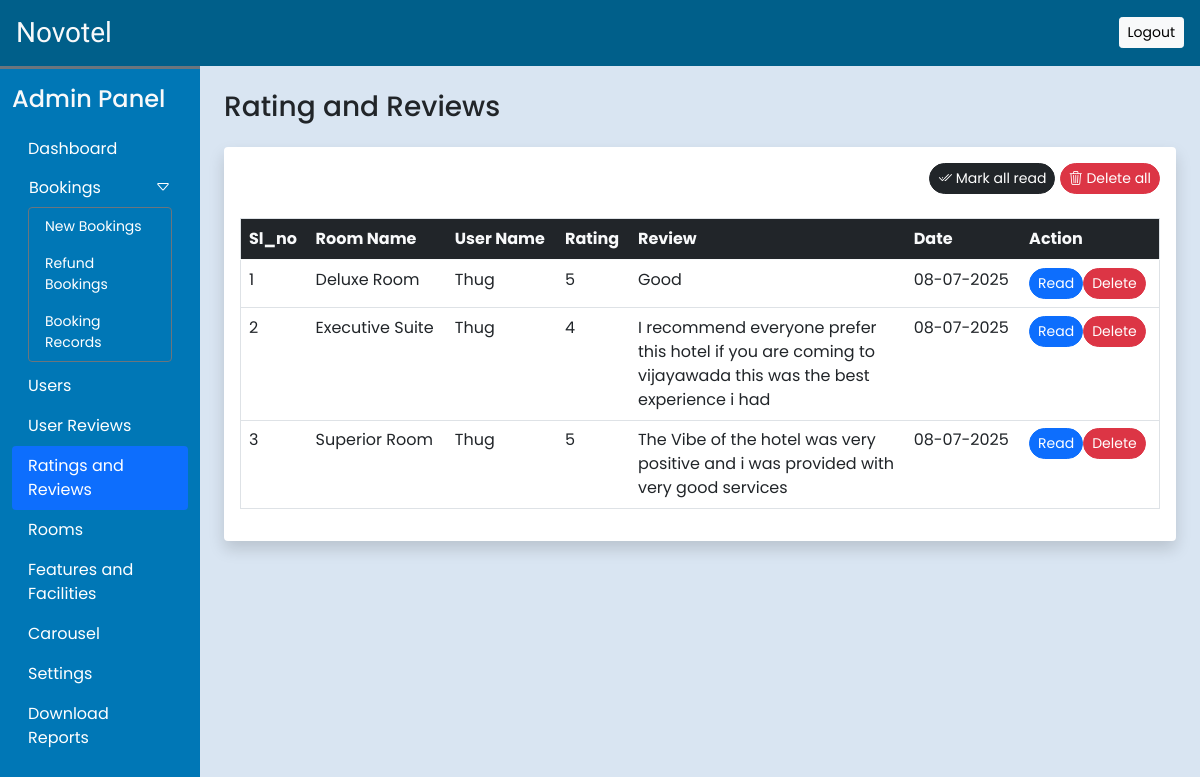
The app's page /admin/rate_review.php (signed in) with its own data.
### tables this page shows
CREATE TABLE `rating_review` (
  `sl_no` int(11) NOT NULL,
  `booking_id` int(11) NOT NULL,
  `room_id` int(11) NOT NULL,
  `user_id` int(11) NOT NULL,
  `rating` int(11) NOT NULL,
  `review` varchar(200) NOT NULL,
  `seen` int(11) NOT NULL DEFAULT 0,
  `date_and_time` datetime NOT NULL DEFAULT current_timestamp()
);

CREATE TABLE `rooms` (
  `id` int(11) NOT NULL,
  `name` varchar(150) NOT NULL,
  `area` int(11) NOT NULL,
  `price` int(11) NOT NULL,
  `quantity` int(11) NOT NULL,
  `adult` int(11) NOT NULL,
  `children` int(11) NOT NULL,
  `description` varchar(350) NOT NULL,
  `status` tinyint(4) NOT NULL DEFAULT 1,
  `removed` int(11) NOT NULL DEFAULT 0
);

CREATE TABLE `user_details` (
  `id` int(11) NOT NULL,
  `name` varchar(100) NOT NULL,
  `email` varchar(150) NOT NULL,
  `address` varchar(150) NOT NULL,
  `phone_num` varchar(50) NOT NULL,
  `pincode` int(11) NOT NULL,
  `dob` date NOT NULL,
  `password` varchar(200) NOT NULL,
  `is_verified` int(11) NOT NULL DEFAULT 0,
  `token` varchar(200) DEFAULT NULL,
  `t_expire` date DEFAULT NULL,
  `status` int(11) NOT NULL DEFAULT 1,
  `date_and_time` datetime NOT NULL DEFAULT current_timestamp(),
  `profile` varchar(255) NOT NULL
);

### admin/rate_review.php (the view, shortened to what this page needs)
<!DOCTYPE html>
<html lang="en">
<head>
    <?php require('admin_components/link.php')?>
</head>
<body class="bg-light">
<?php require('admin_components/header.php')?>
<div class="container-fluid" id="main-content">
    <div class="row">
        <div class="col-lg-10 ms-auto p-4 overflow-hidden">
            <h3 class="mb-4">Rating and Reviews</h3>
            <div class="card border-0 shadow mb-4">
                <div class="card-body">
                    <div class="text-end mb-4">
                        <a href="?seen=all" class="btn btn-dark rounded-pill shadow-none btn-sm"><i class="bi bi-check2-all"></i> Mark all read</a>
                        <a href="?del=all" class="btn btn-danger rounded-pill shadow-none btn-sm"><i class="bi bi-trash3"></i> Delete all</a>
                    </div>
                    <div class="table-responsive-md">
                        <table class="table table-hover border">
                            <thead >
                                <tr class="bg-dark text-light">
                                <th scope="col">Sl_no</th>
                                <th scope="col">Room Name</th>
                                <th scope="col">User Name</th>
                                <th scope="col">Rating</th>
                                <th scope="col" width="30%">Review</th>
                                <th scope="col">Date</th>
                                <th scope="col">Action</th>
                                </tr>
                            </thead>
                            <tbody>
                                <?php
                                    $q = "SELECT rr.*,ud.name AS uname,r.name AS rname FROM `rating_review` rr
                                     INNER JOIN `user_details` ud ON rr.user_id = ud.id
                                     INNER JOIN `rooms` r ON rr.room_id = r.id
                                     ORDER BY `sl_no` DESC ";
                                    $data = mysqli_query($con,$q);
                                    $i = 1;
                                    while($row = mysqli_fetch_assoc(($data))) {
                                        $date = date('d-m-Y',strtotime($row['date_and_time']));
                                        $seen = '';
                                        if($row['seen']!= 1) {
                                            $seen = "<a href='?seen=$row[sl_no]' class ='btn btn-sm rounded-pill btn-primary'>Read</a>";
                                        }
                                        $seen.="<a href='?del=$row[sl_no]' class ='btn btn-sm rounded-pill btn-danger'>Delete</a>";
                                        echo<<<query
                                            <tr>
                                                <td>$i</td>
                                                <td>$row[rname]</td>
                                                <td>$row[uname]</td>
                                                <td>$row[rating]</td>
                                                <td>$row[review]</td>
                                                <td>$date</td>
                                                <td>$seen</td>
                                            <tr>
                                        query;
                                        $i++;
                                    }
                                ?>
                            </tbody>
                        </table>
                    </div>
                </div>
            </div>
        </div>
    </div>
</div>
</body>
</html>

### admin/admin_css/common.css (style rules this page uses)
:root { --teal: rgb(91, 82, 220); --teal_hover:#279e8c; }
* { font-family: 'Poppins', sans-serif; }
.bg-light { background-color: #D9E5F2 !important; }

### records on screen
rating_review: room.name "Deluxe Room", user.name "Thug", rating "5", review "Good", date_and_time "08-07-2025"
rating_review: room.name "Executive Suite", user.name "Thug", rating "4", review "I recommend everyone prefer this hotel if you are coming to vijayawada this was the best experience i had", date_and_time "08-07-2025"
rating_review: room.name "Superior Room", user.name "Thug", rating "5", review "The Vibe of the hotel was very positive and i was provided with very good services", date_and_time "08-07-2025"
